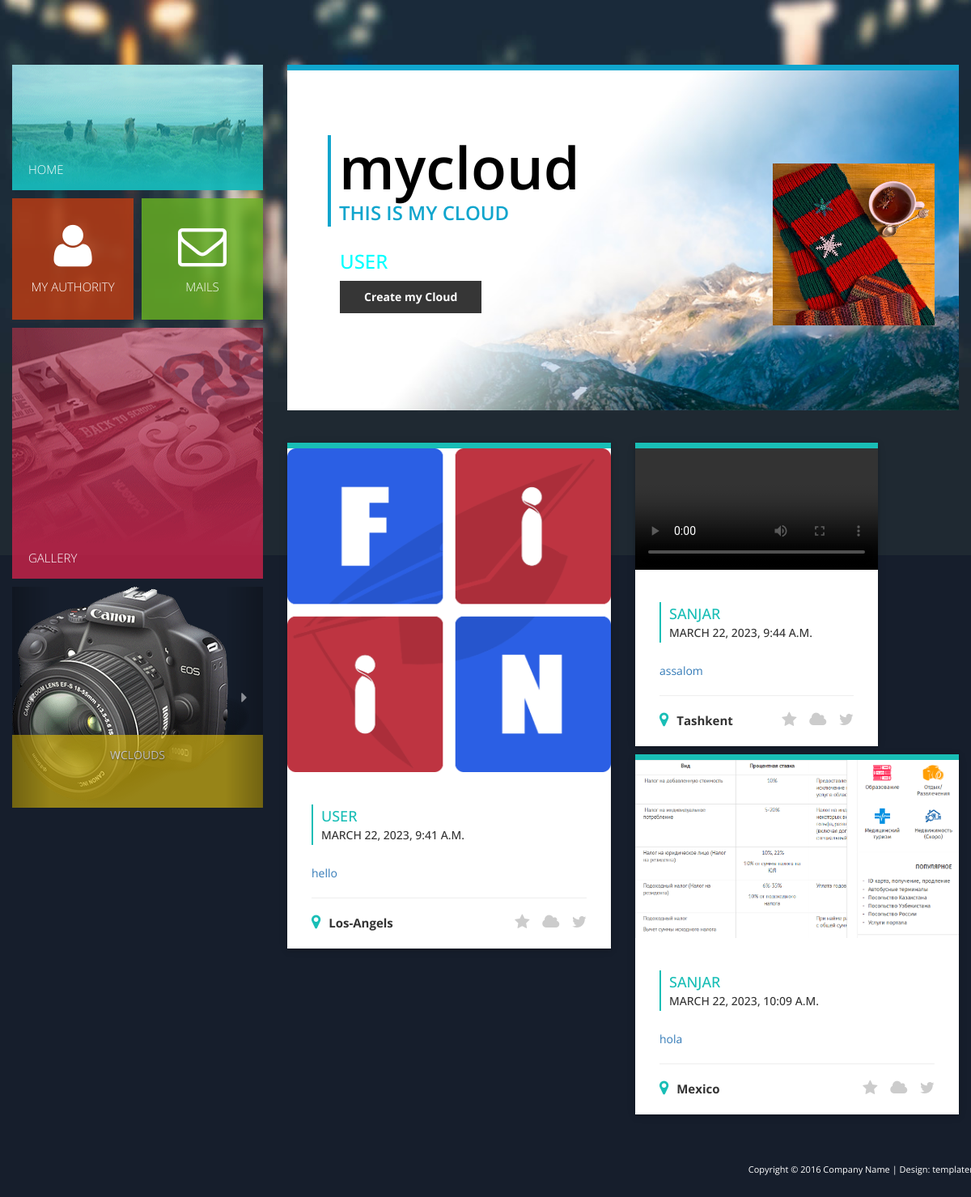
Page /cloud/1/ on the committed database.
### backend/models.py (models this page shows, shortened)
class Cloud(models.Model):
    cname=models.CharField(max_length=200)
    bio=models.TextField()
    readers=models.IntegerField(default=0)
    cimage=models.ImageField(upload_to="cloud_image",default='none.jpg')
    community=models.ForeignKey(Community,on_delete=models.SET_NULL, null=True)
    creater=models.ForeignKey(User,on_delete=models.SET_NULL ,null=True)
    recomend=models.IntegerField(default=0)
    location=models.CharField(max_length=200, null=True)

class Blog(models.Model):
    topic=models.ForeignKey(Topic,on_delete=models.SET_NULL,null=True)
    caption=models.CharField(max_length=300)
    image=models.ImageField(upload_to='blog_image',blank=True)
    video=models.FileField(upload_to='blog_videos',blank=True)
    creater=models.ForeignKey(User, on_delete=models.SET_NULL,null=True)
    cloud=models.ForeignKey(Cloud,on_delete=models.SET_NULL,null=True)
    body=RichTextUploadingField(blank=True, null=True)
    recomend=models.IntegerField(default=0)
    created = models.DateTimeField(auto_now_add=True,editable=False)
    location=models.CharField(max_length=200, null=True)

### backend/views.py (the view)
# urls.py: path('cloud/<str:pk>/', views.cloud, name='cloud'),
def cloud(request,pk):
    community=Community.objects.all()
    cloud=Cloud.objects.get(id=int(pk))
    blogs=Blog.objects.filter(cloud=cloud)
    return render(request,'cloud.html',{'clouds':blogs,'communit':cloud,'community':community})

### templates/cloud.html (shortened to what this page needs)
{% load static %}
<!DOCTYPE html>
<html lang="en">
<head>
    <link rel="stylesheet" type="text/css" href="{% static 'css/bootstrap.min.css' %}">
    <link rel="stylesheet" type="text/css" href="{% static 'font-awesome/css/font-awesome.min.css' %}">
    <link rel="stylesheet" type="text/css" href="{% static 'css/style.css' %}">
</head>
<body>
    {% block content %}
    <div class="main-body">
        <div class="container">
            <div class="row">
                <div class="main-page">
                    <aside class="main-navigation">
                        <div class="main-menu">
                            <div class="menu-container">
                                <div class="block-keep-ratio block-keep-ratio-2-1 block-width-full home">
                                    <a href="/" class="block-keep-ratio__content  main-menu-link">
                                        <span class="main-menu-link-text">
                                            HOME
                                        </span>
                                    </a>
                                </div>
                            </div>
                            <div class="menu-container">
                                <div class="block-keep-ratio  block-keep-ratio-1-1  block-width-half  pull-left  about-main">
                                    <a href="/mycommunities" class="main-menu-link about block-keep-ratio__content flexbox-center">
                                        <i class="fa fa-user fa-4x main-menu-link-icon"></i>
                                        MY AUTHORITY
                                    </a>
                                </div>
                                <div class="block-keep-ratio  block-keep-ratio-1-1  block-width-half  pull-right  contact-main">
                                    <a href="mail" class="main-menu-link contact block-keep-ratio__content flexbox-center">
                                        <i class="fa fa-envelope-o fa-4x main-menu-link-icon"></i>
                                        MAILS
                                    </a>
                                </div>
                            </div>
                            <div class="menu-container">
                                <div class="block-keep-ratio block-keep-ratio-1-1 block-keep-ratio-md-2-1 block-width-full gallery">
                                    <a href="/gallery" class="main-menu-link  block-keep-ratio__content">
                                        <span class="main-menu-link-text">
                                            GALLERY
                                        </span>
                                    </a>
                                </div>
                            </div>
                            <div class="menu-container">
                                <div class="mauris">
                                    <div id="carousel-menu" class="carousel slide" data-ride="carousel">
                                        <div class="carousel-inner" role="listbox">
                                            <div class="item active">
                                                <img src="{% static 'images/home-img-1.png' %}" alt="slider">
                                                <div class="carousel-caption menu-caption">
                                                    WCLOUDS
                                                </div>
                                            </div>
                                        </div>
                                        <a class="left carousel-control" href="#carousel-menu" role="button" data-slide="prev">
                                            <span class="fa fa-caret-left" aria-hidden="true"></span>
                                        </a>
                                        <a class="right carousel-control" href="#carousel-menu" role="button" data-slide="next">
                                            <span class="fa fa-caret-right" aria-hidden="true"></span>
                                        </a>
                                    </div>
                                </div>
                            </div>
                        </div>
                    </aside>
                    <div class="content-main">
                        <div class="row margin-b-30">
                            <div class="col-xs-12 col-sm-12 col-md-12 col-lg-12">
                                <div class="banner-main-home">
                                    <div class="banner-main-home-text">
                                        <div class="heading">
                                            <h1>{{communit.cname}}</h1>
                                            <p class="text-uppercase">{{communit.bio}}</p>
                                        </div>
                                        <div class="desc">
                                            <h3 class="text-uppercase" style="color:aqua;">{{communit.creater}}</h3>
                                            <button type="button" class="">Create my Cloud</button>
                                        </div>
                                    </div>
                                    <img src="{{communit.cimage.url}}" alt="Image" class="img-responsive" style="width:200px;height: 200px;">
                                </div>
                            </div>
                        </div>
                        <div class="row margin-b-30">
                            {% for post in clouds %}
                            <div class="col-xs-12 col-sm-12 col-md-6 col-lg-6" style="margin-top: 10px;">
                                <div class="box london">
                                    <div class="box-icon">
                                        {% if post.image %}
                                        <img src="{{post.image.url}}" alt="Image" class="img-responsive">
                                        {% else %}
                                        <video controls="true" src="{{post.video.url}}" alt="Video" class="img-responsive"></video>
                                        {% endif %}
                                    </div>
                                    <div class="info float-container">
                                        <div class="col-sm-12 london-title">
                                            <h3 class="text-uppercase">{{post.creater}}</h3>
                                            <h4 class="text-uppercase">{{post.created}}</h4>
                                        </div>
                                        <p><a href="blog/{{post.id}}">{{post.caption}}</a> </p><hr />
                                        <div class="col-sm-12 location-main">
                                            <div class="pull-left location">
                                                <i class="fa fa-map-marker fa-2x"></i><span>{{post.location}}</span>
                                            </div>
                                            <div class="pull-right user-icons">
                                                <a href="/like/{{post.id}}">{% if post not in liked %}<i class="fa fa-star-half-o fa-2x" aria-hidden="true"></i>{% else %}<i class="fa fa-star fa-2x"></i>{% endif %}</a>
                                                <a href="/save/{{post.id}}">{% if post not  in saved %}<i class="fa fa-user fa-2x" aria-hidden="true"></i>{% else %}<i class="fa fa-cloud fa-2x" aria-hidden="true"></i>{% endif %}</a>
                                                <a href="/share/{{post.id}}"><i class="fa fa-twitter fa-2x"></i></a>
                                            </div>
                                        </div>
                                    </div>
                                </div>
                            </div>
                            {% endfor %}
                            {% endblock %}
                                </div>
                            </div>
                        </div>
                    </div>
                </div>
            </div>
            <footer class="row">
                <div class="col-xs-12 col-sm-12 col-md-12 col-lg-12 footer">
                    <p class="copyright">Copyright © 2016 Company Name
                    | Design: templatemo</p>
                </div>
            </footer>
</body>
</html>

### rows in the picture
Cloud: cname "mycloud", bio "THIS IS MY CLOUD", creater "USER", cimage (picture)
Blog: image (picture), creater "USER", created "MARCH 22, 2023, 9:41 A.M.", caption "hello", location "Los-Angels"
Blog: creater "SANJAR", created "MARCH 22, 2023, 9:44 A.M.", caption "assalom", location "Tashkent"
Blog: image (picture), creater "SANJAR", created "MARCH 22, 2023, 10:09 A.M.", caption "hola", location "Mexico"
